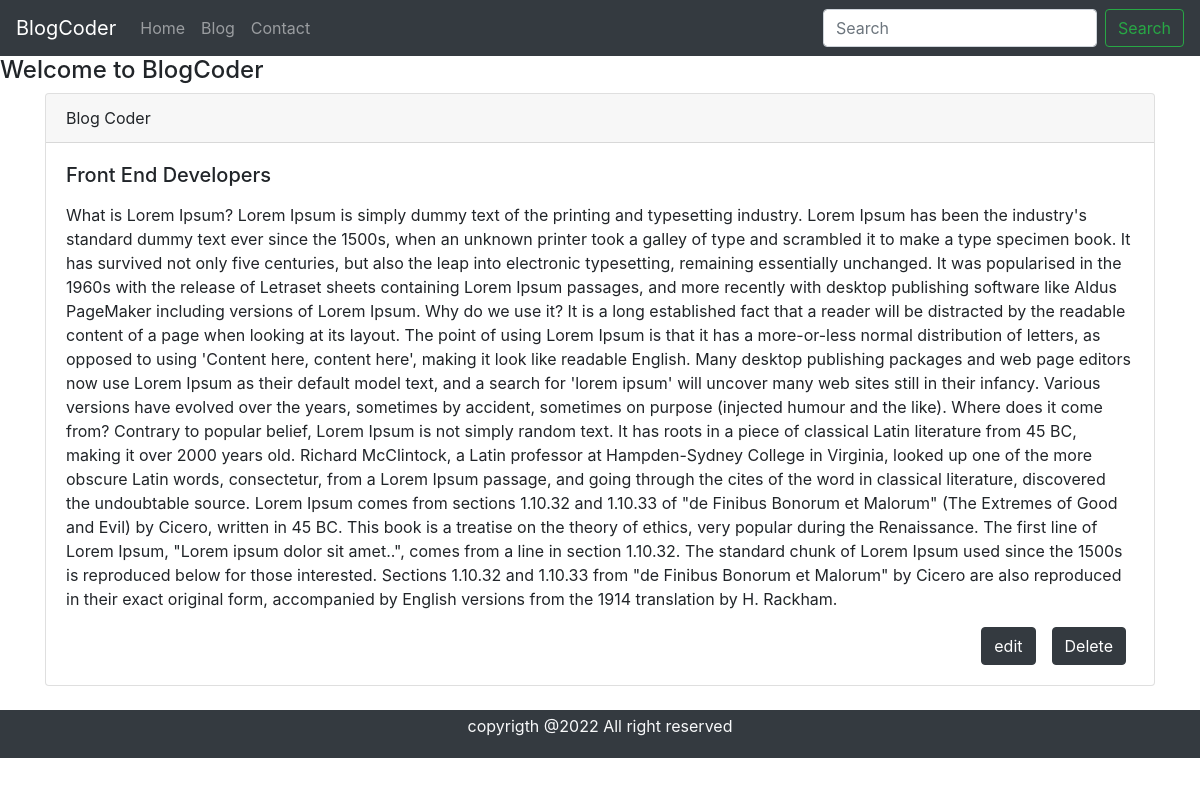
The app's page /blogpost/frontend-developer with its own data.
### blog/models.py (models this page shows, shortened)
class Blog(models.Model):
	sno = models.AutoField(primary_key=True)
	title = models.CharField(max_length=200)
	content = models.TextField(null=True, blank=True)
	short_desc = models.CharField(max_length=250, default="", null=True, blank=True)
	slug = models.CharField(max_length=100)
	time = models.DateTimeField(auto_now_add=True)

### blog/views.py (the view)
# urls.py: path('blogpost/<str:slug>', views.blogpost, name='blogpost'),
def blogpost(request, slug):
	blog = Blog.objects.filter(slug = slug ).first()
	context = {'blog':blog}
	return render(request, 'blogpost.html', context)

### templates/blogpost.html (shortened to what this page needs)
{% extends 'base.html' %}
{% block body %}
<h4> Welcome to BlogCoder </h4>
<div class="container">
 <div class="card">
  <div class="card-header">
    Blog Coder
  </div>
  <div class="card-body">
    <h5 class="card-title">{{blog.title}}</h5>
    <p class="card-text">{{blog.content|safe}}</p>
    <a href="#" class="btn btn-dark float-right mx-2" type="button">Delete</a>
        <a href="editblog/{{blog.sno}}" class="btn btn-dark float-right mx-2" type="button">edit</a>
  </div>
</div>
</div>
<br>
 {% endblock body %}

### records on screen
Blog: title "Front End Developers", content "What is Lorem Ipsum? Lorem Ipsum is simply dummy text of the printing and typesetting industry. Lorem Ipsum has been the industry's standard dummy text ever since the 1500s, when an unknown printer took a galley of type and scrambled it to make a type specimen book. It has survived not only five centuries, but also the leap into electronic typesetting, remaining essentially unchanged. It was popularised in the 1960s with the release of Letraset sheets containing Lorem Ipsum passages, and more recently with desktop publishing software like Aldus PageMaker including versions of Lorem Ipsum. Why do we use it? It is a long established fact that a reader will be distracted by the readable…"
